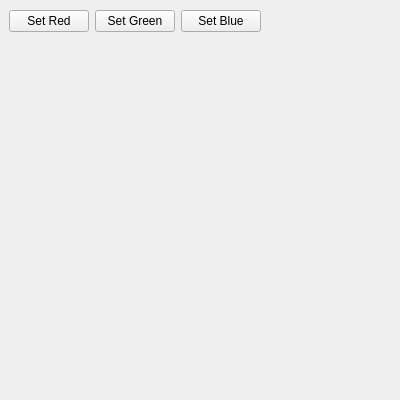
<?xml version="1.0" encoding="UTF-8"?>
<ui version="4.0">
 <class>Widget</class>
 <widget class="QWidget" name="Widget">
  <property name="geometry">
   <rect>
    <x>0</x>
    <y>0</y>
    <width>400</width>
    <height>400</height>
   </rect>
  </property>
  <property name="windowTitle">
   <string>Qt C++ GUI and OpenGL 3.3</string>
  </property>
  <widget class="Scene" name="sceneWidget" native="true">
   <property name="geometry">
    <rect>
     <x>10</x>
     <y>40</y>
     <width>382</width>
     <height>351</height>
    </rect>
   </property>
   <property name="sizePolicy">
    <sizepolicy hsizetype="Preferred" vsizetype="Preferred">
     <horstretch>0</horstretch>
     <verstretch>0</verstretch>
    </sizepolicy>
   </property>
  </widget>
  <widget class="QWidget" name="">
   <property name="geometry">
    <rect>
     <x>9</x>
     <y>9</y>
     <width>285</width>
     <height>25</height>
    </rect>
   </property>
   <layout class="QHBoxLayout" name="horizontalLayout">
    <item>
     <widget class="QPushButton" name="btnSetRed">
      <property name="text">
       <string>Set Red</string>
      </property>
     </widget>
    </item>
    <item>
     <widget class="QPushButton" name="btnSetGreen">
      <property name="text">
       <string>Set Green</string>
      </property>
     </widget>
    </item>
    <item>
     <widget class="QPushButton" name="btnSetBlue">
      <property name="text">
       <string>Set Blue</string>
      </property>
     </widget>
    </item>
    <item>
     <spacer name="horizontalSpacer">
      <property name="orientation">
       <enum>Qt::Horizontal</enum>
      </property>
      <property name="sizeHint" stdset="0">
       <size>
        <width>40</width>
        <height>20</height>
       </size>
      </property>
     </spacer>
    </item>
   </layout>
  </widget>
 </widget>
 <customwidgets>
  <customwidget>
   <class>Scene</class>
   <extends>QWidget</extends>
   <header>Scene.h</header>
   <container>1</container>
  </customwidget>
 </customwidgets>
 <resources/>
 <connections/>
</ui>
